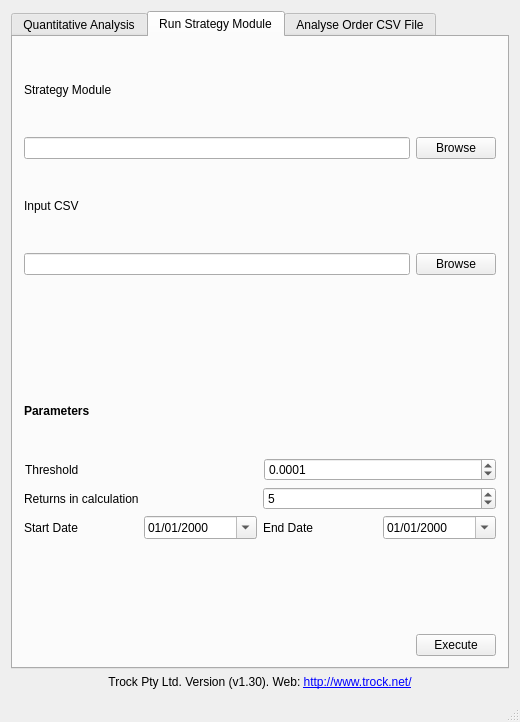
<?xml version="1.0" encoding="UTF-8"?>
<ui version="4.0">
 <class>MainWindow</class>
 <widget class="QMainWindow" name="MainWindow">
  <property name="geometry">
   <rect>
    <x>0</x>
    <y>0</y>
    <width>520</width>
    <height>721</height>
   </rect>
  </property>
  <property name="sizePolicy">
   <sizepolicy hsizetype="Preferred" vsizetype="Preferred">
    <horstretch>80</horstretch>
    <verstretch>0</verstretch>
   </sizepolicy>
  </property>
  <property name="windowTitle">
   <string>Trock Testing Platform</string>
  </property>
  <widget class="QWidget" name="centralWidget">
   <property name="enabled">
    <bool>true</bool>
   </property>
   <property name="sizePolicy">
    <sizepolicy hsizetype="Preferred" vsizetype="Preferred">
     <horstretch>0</horstretch>
     <verstretch>0</verstretch>
    </sizepolicy>
   </property>
   <property name="minimumSize">
    <size>
     <width>520</width>
     <height>700</height>
    </size>
   </property>
   <layout class="QVBoxLayout" name="verticalLayout_2">
    <item>
     <widget class="QTabWidget" name="analysis_prep">
      <property name="currentIndex">
       <number>1</number>
      </property>
      <widget class="QWidget" name="tab">
       <property name="layoutDirection">
        <enum>Qt::LeftToRight</enum>
       </property>
       <attribute name="title">
        <string>Quantitative Analysis</string>
       </attribute>
       <layout class="QVBoxLayout" name="verticalLayout_8">
        <item>
         <widget class="QLabel" name="label">
          <property name="text">
           <string>Input CSV</string>
          </property>
         </widget>
        </item>
        <item>
         <layout class="QHBoxLayout" name="horizontalLayout_4">
          <item>
           <widget class="QLineEdit" name="lineEdit"/>
          </item>
          <item>
           <widget class="QPushButton" name="pushButton">
            <property name="text">
             <string>Browse</string>
            </property>
           </widget>
          </item>
         </layout>
        </item>
        <item>
         <widget class="QFrame" name="frame">
          <property name="frameShape">
           <enum>QFrame::StyledPanel</enum>
          </property>
          <property name="frameShadow">
           <enum>QFrame::Raised</enum>
          </property>
          <layout class="QVBoxLayout" name="verticalLayout_9">
           <item>
            <layout class="QVBoxLayout" name="verticalLayout_6">
             <item>
              <layout class="QHBoxLayout" name="horizontalLayout_8">
               <item>
                <widget class="QLabel" name="label_2">
                 <property name="text">
                  <string>New Strategy</string>
                 </property>
                </widget>
               </item>
               <item>
                <widget class="QPushButton" name="pushButton_3">
                 <property name="text">
                  <string>Add Strategy</string>
                 </property>
                </widget>
               </item>
              </layout>
             </item>
             <item>
              <layout class="QHBoxLayout" name="horizontalLayout_5">
               <item>
                <widget class="QLineEdit" name="lineEdit_2"/>
               </item>
               <item>
                <widget class="QPushButton" name="pushButton_2">
                 <property name="text">
                  <string>Browse</string>
                 </property>
                </widget>
               </item>
              </layout>
             </item>
            </layout>
           </item>
           <item>
            <layout class="QHBoxLayout" name="horizontalLayout_6">
             <item>
              <widget class="QLabel" name="label_3">
               <property name="text">
                <string>Threshold</string>
               </property>
              </widget>
             </item>
             <item>
              <widget class="QDoubleSpinBox" name="doubleSpinBox"/>
             </item>
            </layout>
           </item>
           <item>
            <layout class="QHBoxLayout" name="horizontalLayout_7">
             <item>
              <widget class="QLabel" name="label_4">
               <property name="text">
                <string>Returns In Calculation</string>
               </property>
              </widget>
             </item>
             <item>
              <widget class="QDoubleSpinBox" name="doubleSpinBox_2"/>
             </item>
            </layout>
           </item>
           <item>
            <widget class="QListView" name="listView"/>
           </item>
          </layout>
         </widget>
        </item>
        <item>
         <widget class="QFrame" name="frame_2">
          <property name="frameShape">
           <enum>QFrame::StyledPanel</enum>
          </property>
          <property name="frameShadow">
           <enum>QFrame::Raised</enum>
          </property>
          <layout class="QVBoxLayout" name="verticalLayout_11">
           <item>
            <layout class="QVBoxLayout" name="verticalLayout_10">
             <item>
              <layout class="QHBoxLayout" name="horizontalLayout_11">
               <item>
                <widget class="QLabel" name="label_5">
                 <property name="text">
                  <string>Add New Date Range</string>
                 </property>
                </widget>
               </item>
               <item>
                <widget class="QPushButton" name="pushButton_4">
                 <property name="text">
                  <string>Add Date Range</string>
                 </property>
                </widget>
               </item>
              </layout>
             </item>
             <item>
              <layout class="QHBoxLayout" name="horizontalLayout_12">
               <item>
                <widget class="QLabel" name="label_6">
                 <property name="text">
                  <string>Start Date</string>
                 </property>
                </widget>
               </item>
               <item>
                <widget class="QDateEdit" name="dateEdit_2"/>
               </item>
               <item>
                <widget class="QLabel" name="label_7">
                 <property name="text">
                  <string>End Date</string>
                 </property>
                </widget>
               </item>
               <item>
                <widget class="QDateEdit" name="dateEdit"/>
               </item>
              </layout>
             </item>
            </layout>
           </item>
           <item>
            <widget class="QListView" name="listView_2"/>
           </item>
          </layout>
         </widget>
        </item>
        <item>
         <widget class="QPushButton" name="pushButton_5">
          <property name="text">
           <string>Execute</string>
          </property>
         </widget>
        </item>
       </layout>
      </widget>
      <widget class="QWidget" name="widget">
       <property name="layoutDirection">
        <enum>Qt::LeftToRight</enum>
       </property>
       <attribute name="title">
        <string>Run Strategy Module</string>
       </attribute>
       <layout class="QVBoxLayout" name="verticalLayout_3">
        <item>
         <layout class="QVBoxLayout" name="programLayout">
          <item>
           <widget class="QLabel" name="strategy_module_label">
            <property name="text">
             <string>Strategy Module</string>
            </property>
           </widget>
          </item>
          <item>
           <layout class="QHBoxLayout" name="strategyModuleLayout">
            <item>
             <widget class="QLineEdit" name="strategy_module_location"/>
            </item>
            <item>
             <widget class="QPushButton" name="browseModule">
              <property name="enabled">
               <bool>true</bool>
              </property>
              <property name="text">
               <string>Browse</string>
              </property>
             </widget>
            </item>
           </layout>
          </item>
          <item>
           <widget class="QLabel" name="input_csv_label">
            <property name="text">
             <string>Input CSV</string>
            </property>
           </widget>
          </item>
          <item>
           <layout class="QHBoxLayout" name="inputCSVLayout">
            <item>
             <widget class="QLineEdit" name="input_csv_location"/>
            </item>
            <item>
             <widget class="QPushButton" name="browseCSV">
              <property name="text">
               <string>Browse</string>
              </property>
             </widget>
            </item>
           </layout>
          </item>
          <item>
           <widget class="QLabel" name="inputcsv_valid">
            <property name="font">
             <font>
              <weight>50</weight>
              <bold>false</bold>
             </font>
            </property>
            <property name="styleSheet">
             <string notr="true">color: rgb(255, 0, 0);</string>
            </property>
            <property name="text">
             <string/>
            </property>
           </widget>
          </item>
          <item>
           <widget class="QLabel" name="parameters_label">
            <property name="font">
             <font>
              <weight>75</weight>
              <bold>true</bold>
             </font>
            </property>
            <property name="text">
             <string>Parameters</string>
            </property>
           </widget>
          </item>
          <item>
           <layout class="QGridLayout" name="_2">
            <property name="leftMargin">
             <number>1</number>
            </property>
            <item row="0" column="1">
             <widget class="QLabel" name="threshold_label">
              <property name="text">
               <string>Threshold</string>
              </property>
             </widget>
            </item>
            <item row="0" column="2">
             <widget class="QDoubleSpinBox" name="threshold">
              <property name="decimals">
               <number>4</number>
              </property>
              <property name="maximum">
               <double>1.000000000000000</double>
              </property>
              <property name="singleStep">
               <double>1.000000000000000</double>
              </property>
              <property name="value">
               <double>0.000100000000000</double>
              </property>
             </widget>
            </item>
           </layout>
          </item>
          <item>
           <layout class="QHBoxLayout" name="returnInCalculationLayout">
            <item>
             <widget class="QLabel" name="returnsInCalculation_label">
              <property name="text">
               <string>Returns in calculation</string>
              </property>
             </widget>
            </item>
            <item>
             <widget class="QSpinBox" name="returnsInCalculation">
              <property name="locale">
               <locale language="English" country="UnitedKingdom"/>
              </property>
              <property name="maximum">
               <number>9999</number>
              </property>
              <property name="value">
               <number>5</number>
              </property>
             </widget>
            </item>
           </layout>
          </item>
          <item>
           <layout class="QHBoxLayout" name="dateLayout">
            <item>
             <widget class="QLabel" name="start_date_label">
              <property name="text">
               <string>Start Date</string>
              </property>
             </widget>
            </item>
            <item>
             <widget class="QDateEdit" name="start_date">
              <property name="displayFormat">
               <string>dd/MM/yyyy</string>
              </property>
              <property name="calendarPopup">
               <bool>true</bool>
              </property>
             </widget>
            </item>
            <item>
             <widget class="QLabel" name="end_date_label">
              <property name="text">
               <string>End Date</string>
              </property>
             </widget>
            </item>
            <item>
             <widget class="QDateEdit" name="end_date">
              <property name="displayFormat">
               <string>dd/MM/yyyy</string>
              </property>
              <property name="calendarPopup">
               <bool>true</bool>
              </property>
             </widget>
            </item>
           </layout>
          </item>
          <item>
           <widget class="QLabel" name="date_valid">
            <property name="styleSheet">
             <string notr="true">color:red;</string>
            </property>
            <property name="text">
             <string/>
            </property>
           </widget>
          </item>
          <item>
           <layout class="QGridLayout" name="executeLayout">
            <property name="spacing">
             <number>5</number>
            </property>
            <item row="0" column="0" alignment="Qt::AlignLeft">
             <widget class="QLabel" name="execution_status">
              <property name="sizePolicy">
               <sizepolicy hsizetype="Preferred" vsizetype="Preferred">
                <horstretch>80</horstretch>
                <verstretch>0</verstretch>
               </sizepolicy>
              </property>
              <property name="text">
               <string/>
              </property>
             </widget>
            </item>
            <item row="0" column="1">
             <widget class="QPushButton" name="execute_button">
              <property name="text">
               <string>Execute</string>
              </property>
             </widget>
            </item>
           </layout>
          </item>
         </layout>
        </item>
       </layout>
      </widget>
      <widget class="QWidget" name="tab_2">
       <attribute name="title">
        <string>Analyse Order CSV File</string>
       </attribute>
       <layout class="QVBoxLayout" name="verticalLayout">
        <item>
         <layout class="QHBoxLayout" name="strategyModuleLayout_2">
          <item>
           <widget class="QLabel" name="outputcsv_label">
            <property name="text">
             <string>Output Order CSV File:</string>
            </property>
           </widget>
          </item>
          <item>
           <widget class="QLineEdit" name="output_csv_location"/>
          </item>
          <item>
           <widget class="QPushButton" name="browse_outputcsv">
            <property name="enabled">
             <bool>true</bool>
            </property>
            <property name="text">
             <string>Browse</string>
            </property>
           </widget>
          </item>
         </layout>
        </item>
        <item>
         <layout class="QHBoxLayout" name="horizontalLayout">
          <property name="sizeConstraint">
           <enum>QLayout::SetMinimumSize</enum>
          </property>
          <item>
           <widget class="QLabel" name="output_csv_valid">
            <property name="autoFillBackground">
             <bool>false</bool>
            </property>
            <property name="styleSheet">
             <string notr="true">color: rgb(255, 0, 0);</string>
            </property>
            <property name="text">
             <string/>
            </property>
           </widget>
          </item>
         </layout>
        </item>
        <item>
         <widget class="QPushButton" name="loadorder_button">
          <property name="text">
           <string>Load Order CSV File</string>
          </property>
         </widget>
        </item>
        <item>
         <widget class="QListWidget" name="listWidget"/>
        </item>
        <item>
         <layout class="QHBoxLayout" name="horizontalLayout_3">
          <item>
           <widget class="QLabel" name="analysis_error_msg">
            <property name="styleSheet">
             <string notr="true">color: rgb(255, 0, 0);</string>
            </property>
            <property name="text">
             <string/>
            </property>
           </widget>
          </item>
         </layout>
        </item>
        <item>
         <layout class="QHBoxLayout" name="horizontalLayout_2">
          <item>
           <widget class="QPushButton" name="selectall">
            <property name="text">
             <string>Select All</string>
            </property>
           </widget>
          </item>
          <item>
           <widget class="QPushButton" name="deselectall">
            <property name="text">
             <string>Deselect All</string>
            </property>
           </widget>
          </item>
          <item>
           <widget class="QPushButton" name="inverseSelection">
            <property name="text">
             <string>Inverse Selection</string>
            </property>
           </widget>
          </item>
         </layout>
        </item>
        <item>
         <widget class="QPushButton" name="showanalysis_button">
          <property name="text">
           <string>Display Analysis</string>
          </property>
         </widget>
        </item>
       </layout>
      </widget>
     </widget>
    </item>
    <item>
     <widget class="QLabel" name="companylabel">
      <property name="text">
       <string>&lt;html&gt;&lt;head/&gt;&lt;body&gt;&lt;p align=&quot;center&quot;&gt;Trock Pty Ltd. Version (v1.30). Web: &lt;a href=&quot;http://www.trock.net/&quot;&gt;&lt;span style=&quot; text-decoration: underline; color:#0000ff;&quot;&gt;http://www.trock.net/&lt;/span&gt;&lt;/a&gt;&lt;/p&gt;&lt;/body&gt;&lt;/html&gt;</string>
      </property>
      <property name="openExternalLinks">
       <bool>true</bool>
      </property>
     </widget>
    </item>
   </layout>
  </widget>
  <widget class="QStatusBar" name="statusBar">
   <property name="enabled">
    <bool>true</bool>
   </property>
  </widget>
 </widget>
 <layoutdefault spacing="6" margin="11"/>
 <resources/>
 <connections/>
</ui>
